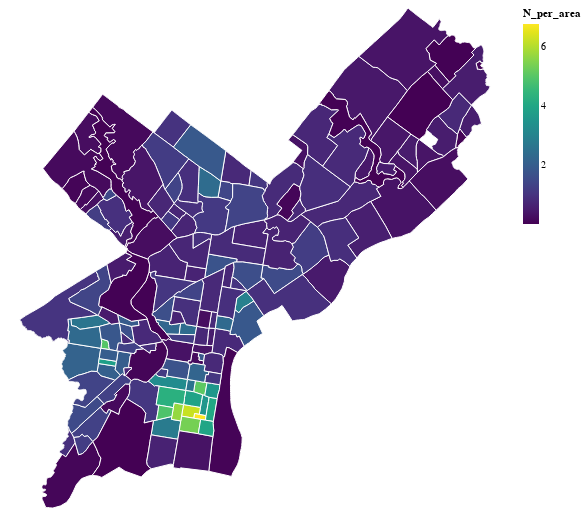

The cell this chart's notebook holds for it:
### Markdown cell above
### Interactive via altair

Altair charts accept `GeoDataFrames` as data and altair includes a "geoshape" mark, so choropleths are easy to make.


::: {.callout-important title="Altair and projections"}

Altair's support for different projections isn't the best. The recommended strategy is to convert your data to the desired CRS (e.g., EPSG:3857 or the local state plane projection (EPSG:2272 for Philadelphia)) and then tell altair not to project your data by including the following:

```python
chart.project(type="identity", reflectY=True)
```

:::

### Code cell
(
    alt.Chart(requests_by_hood_3857)
    .mark_geoshape(stroke="white")
    .encode(
        tooltip=["N_per_area:Q", "ZillowName:N", "size:Q"],
        color=alt.Color("N_per_area:Q", scale=alt.Scale(scheme="viridis")),
    )
    # Important! Otherwise altair will try to re-project your data
    .project(type="identity", reflectY=True)
    .properties(width=500, height=500)
)

### Figure 1 — Vega-Lite specification as saved in the notebook (floating-point values rounded to 4 significant figures; data arrays with more than 128 entries replaced by an {"elided": "..."} marker saying what was removed)
{"config": {"view": {"continuousWidth": 300, "continuousHeight": 300}}, "data": {"name": "data-9e7614ff2d261bfb9230e5bf0385b763"}, "mark": {"type": "geoshape", "stroke": "white"}, "encoding": {"color": {"field": "N_per_area", "scale": {"scheme": "viridis"}, "type": "quantitative"}, "tooltip": [{"field": "N_per_area", "type": "quantitative"}, {"field": "ZillowName", "type": "nominal"}, {"field": "size", "type": "quantitative"}]}, "height": 500, "projection": {"reflectY": true, "type": "identity"}, "width": 500, "$schema": "https://vega.github.io/schema/vega-lite/v5.14.1.json", "datasets": {"data-9e7614ff2d261bfb9230e5bf0385b763": {"elided": "153 records"}}}
